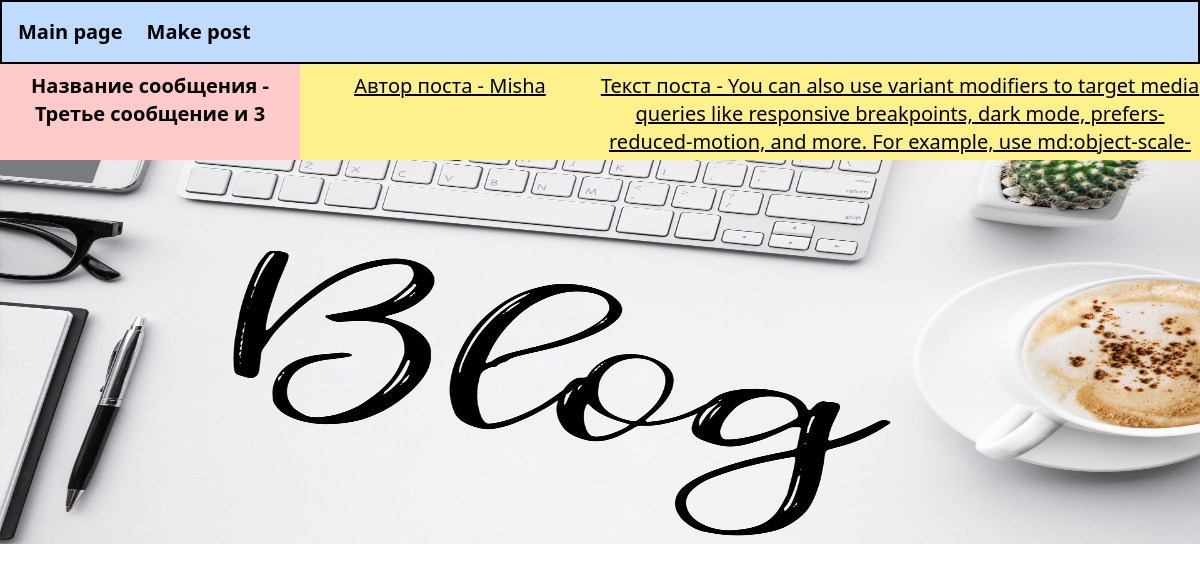
Screenshot of /post/3/ with the database file from the repository.
### blog_coop/models.py (models this page shows, shortened)
class Post(models.Model):
    title = models.CharField(max_length=100, help_text='Введите имя заголовка', verbose_name='Имя заголовка')
    author = models.ForeignKey('auth.User', on_delete=models.CASCADE)
    body = models.TextField(help_text='содержимое', verbose_name='Введите текст')

### blog_coop/views.py (the view)
# urls.py: path('post/<int:pk>/', BlogDetailView.as_view(), name='post_details'),
class BlogDetailView(DetailView):
    model = Post
    template_name = 'post_detail.html'

### templates/post_detail.html (shortened to what this page needs)
{% extends 'base.html' %}
{% block content %}
    <div class="basis-1/4 text-xl bg-red-200 h-24 text-center py-2 font-bold">Название сообщения - {{ object.title }} и {{ object.pk }}</div>
    <div class="basis-1/4 text-xl underline bg-yellow-200 h-24 text-center py-2">Автор поста -  {{ object.author }}</div>
    <div class="basis-2/4 text-xl underline bg-yellow-200 h-24 text-center py-2">Текст поста -  {{ object.body }}</div>
{% endblock %}

### rows the page displays
Post: title "Третье сообщение", pk "3", author "Misha", body "You can also use variant modifiers to target media queries like responsive breakpoints, dark mode, prefers-reduced-motion, and more. For example, use…"
